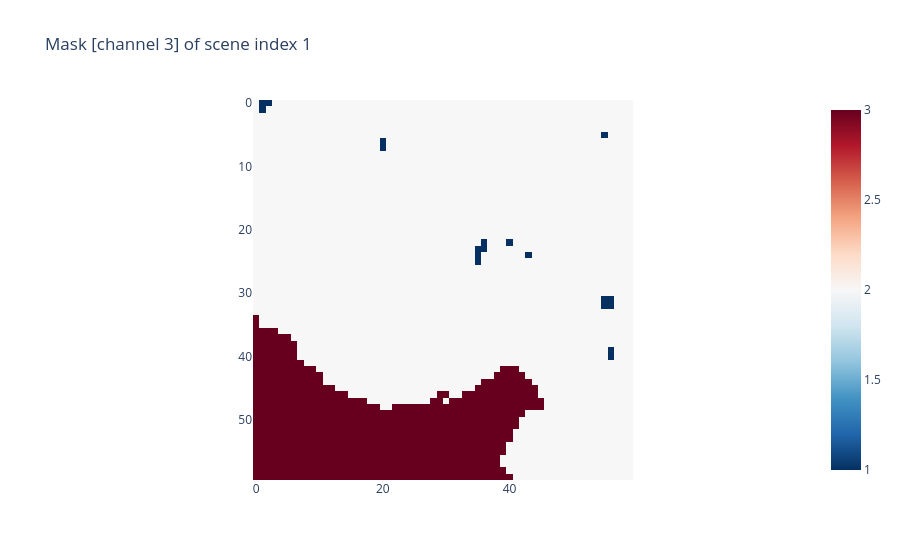

Notebook source saved alongside this figure:
### Code cell
fig = px.imshow((transant_scene_tensor_60[1, 3, :, :]), 
                color_continuous_scale = 'RdBu_r',
                # DEFAULT for matrices: only tensor because of conversion
                origin = "upper", title = "Mask [channel 3] of scene index 1")
fig.show()

### Figure 1 — Plotly figure (JSON) as saved in the notebook; plotly's stock layout.template omitted (floating-point values rounded to 4 significant figures; data arrays with more than 128 entries replaced by an {"elided": "..."} marker saying what was removed)
{"data": [{"coloraxis": "coloraxis", "hovertemplate": "x: %{x}<br>y: %{y}<br>color: %{z}<extra></extra>", "name": "0", "type": "heatmap", "xaxis": "x", "yaxis": "y", "z": {"elided": "60x60 int values"}}], "layout": {"coloraxis": {"colorscale": [[0, "rgb(5,48,97)"], [0.1, "rgb(33,102,172)"], [0.2, "rgb(67,147,195)"], [0.3, "rgb(146,197,222)"], [0.4, "rgb(209,229,240)"], [0.5, "rgb(247,247,247)"], [0.6, "rgb(253,219,199)"], [0.7, "rgb(244,165,130)"], [0.8, "rgb(214,96,77)"], [0.9, "rgb(178,24,43)"], [1, "rgb(103,0,31)"]]}, "title": {"text": "Mask [channel 3] of scene index 1"}, "xaxis": {"anchor": "y", "constrain": "domain", "domain": [0, 1], "scaleanchor": "y"}, "yaxis": {"anchor": "x", "autorange": "reversed", "constrain": "domain", "domain": [0, 1]}}}
